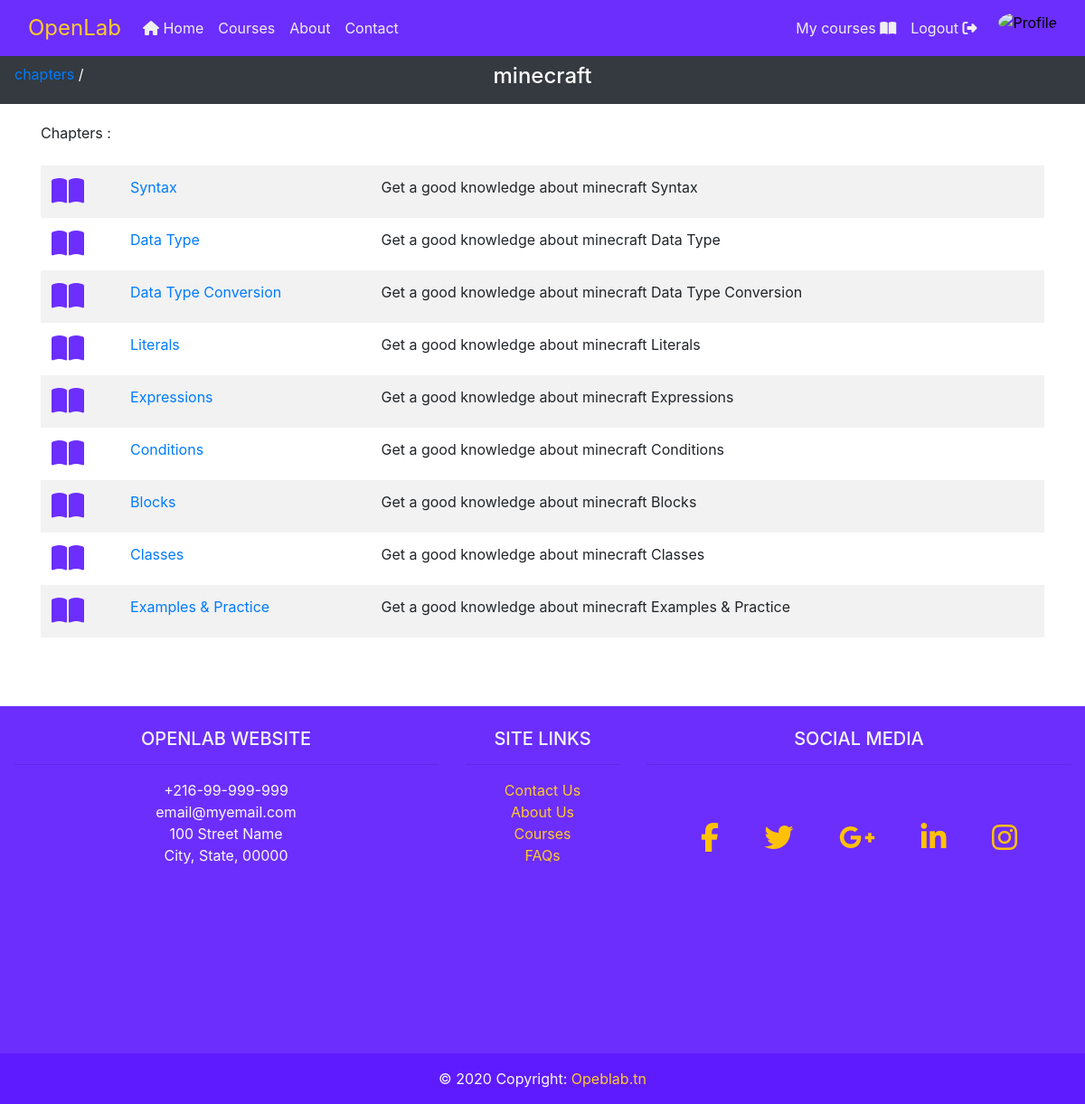
The app's page /courses/minecraft/chapters/ (signed in) with its own data.
### courses/models.py (models this page shows, shortened)
class Course(models.Model):
	slug 		= models.SlugField(unique=True)
	name 		= models.CharField(max_length=50)
	detail 		= models.CharField(max_length=250, verbose_name='About the course')
	thumbnail 	= models.ImageField(upload_to='courses/thumbnails/', null=True)
	teacher 	= models.ForeignKey(Teacher, on_delete=models.CASCADE)
	students 	= models.ManyToManyField(Student, related_name='students_to_course')
	created_date 		= models.DateTimeField(auto_now_add=True)
	last_update_date 	= models.DateTimeField(auto_now=True)

class Chapter(models.Model):
	slug 		= models.SlugField()
	name 		= models.CharField(max_length=20)
	detail 		= models.CharField(max_length=250, verbose_name='About the chapter')
	index 		= models.IntegerField(default=1, null=False)
	content 	= RichTextUploadingField(null=True)
	course 		= models.ForeignKey(Course, on_delete=models.CASCADE)
	created_date		= models.DateTimeField(auto_now_add=True)
	last_update_date 	= models.DateTimeField(auto_now=True)

### courses/views.py (the view)
# urls.py: path('chapters/', views.chapter_list, name='chapter_list'),
def chapter_list(request, course_slug):
	course = get_object_or_404(Course, slug=course_slug)
	chapter_list = course.chapter_set.all()
	context = {
		'title': course.name,
		'course': course,
		'chapter_list': chapter_list,
		'owner': course.teacher.user_id == request.user.id,
	}
	return render(request, 'chapters/chapter_list.html', context)

### users/models.py (called while the page is built)
	def get_picture_url(self):
		if self.picture:
			return self.picture.url
		else:
			if self.is_student:
				return '/media/users/pictures/student-default.png'
			elif self.is_teacher:
				return '/media/users/pictures/teacher-default.png'
			else:
				return '/media/users/pictures/default.png'

### courses/templates/chapters/chapter_list.html (shortened to what this page needs)
{% extends "base.html" %}
{% block sub_nav %}
	<div class="py-2 text-center bg-dark text-white">
		<p class="float-left ml-3 position-absolute">
			<a href="{% url 'courses:chapter_list' course.slug %}">chapters</a> /
		</p>
		<br class="d-xm-block d-lg-none">
		<h4>
			{{ course.name }}
		</h4>
	</div>
{% endblock sub_nav %}
{% block content %}
		<div class="container">
			<div class="row">
				<div class="col-12">
					Chapters :
					{% if chapter_list %}
						<table class="table table-borderless table-striped mt-4">
							<tbody>
								{% for chapter in chapter_list %}
									{% url 'courses:chapter:detail' course.slug chapter.slug as detail_url%}
									<tr onclick="location.href='{{ detail_url }}'" style="cursor: pointer;">
										<td><i class="fas fa-book-open fa-2x ol-text-primary"></i></td>
										<td>
											<a href="{{ detail_url }}">
												{{ chapter.name }}
											</a>
										</td>
										<td class="d-none d-md-block">{{ chapter.detail|slice:100 }}</td>
										<td>
										</td>
									</tr>
								{% endfor %}
							</tbody>
						</table>
					{% else %}
						<p class="text-danger">No chapters, yet.</p>
					{% endif %}
				</div>
			</div>
		</div>
{% endblock content %}

### static/css/style.css (style rules this page uses)
html { position: relative; min-height: 100%; }
body { margin-bottom: 500px; }
.ol-text-primary { color: #6c2efd; }

### records on screen
Course: name "minecraft"
Chapter: name "Syntax", detail "Get a good knowledge about minecraft Syntax"
Chapter: name "Data Type", detail "Get a good knowledge about minecraft Data Type"
Chapter: name "Data Type Conversion", detail "Get a good knowledge about minecraft Data Type Conversion"
Chapter: name "Literals", detail "Get a good knowledge about minecraft Literals"
Chapter: name "Expressions", detail "Get a good knowledge about minecraft Expressions"
Chapter: name "Conditions", detail "Get a good knowledge about minecraft Conditions"
Chapter: name "Blocks", detail "Get a good knowledge about minecraft Blocks"
Chapter: name "Classes", detail "Get a good knowledge about minecraft Classes"
Chapter: name "Examples & Practice", detail "Get a good knowledge about minecraft Examples & Practice"
